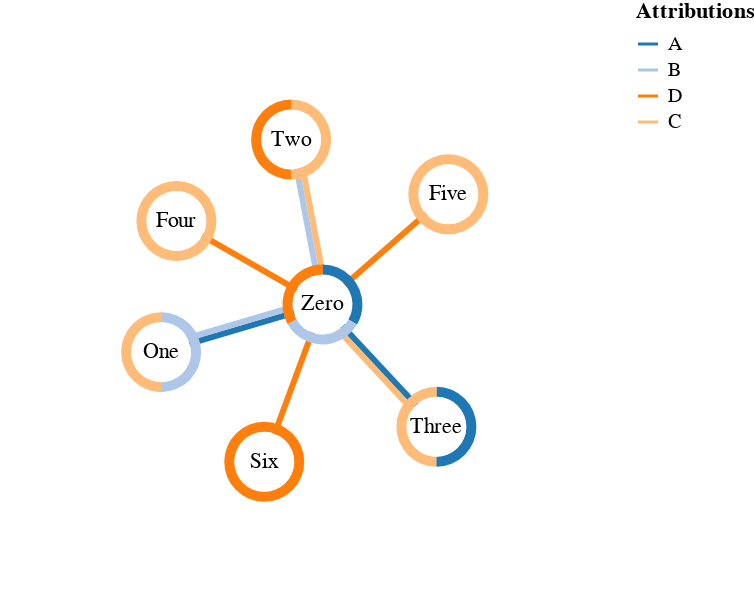
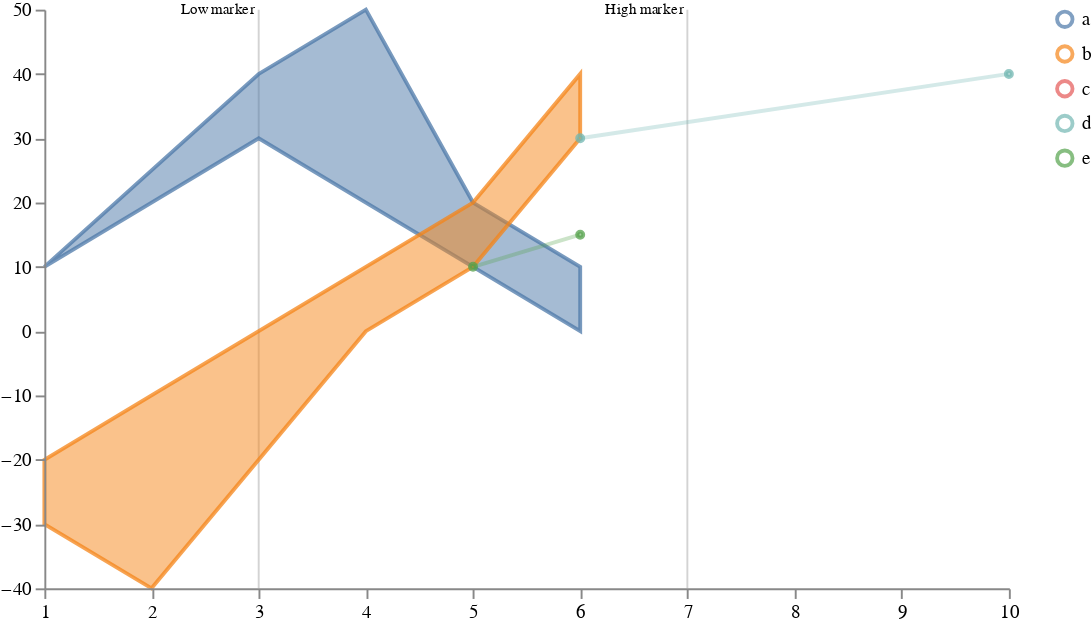

Notebook cell for these charts, in order:
### Code cell
import glob
import pyciemss
import pathlib
from pyciemss.visuals import plots
from pyciemss.visuals import vega
import os
for vg_schema_file in os.listdir('../../src/pyciemss/visuals/schemas/'):
    if vg_schema_file.endswith('.vg.json'):
        schema = vega.load_schema(vg_schema_file)
        plots.ipy_display(schema, format="interactive")

### Figure 1 — Vega specification as saved in the notebook (floating-point values rounded to 4 significant figures)
{"$schema": "https://vega.github.io/schema/vega/v5.json", "data": [{"name": "node-data", "values": [{"attribution": ["A", "B", "D"], "id": 0, "label": "Zero"}, {"attribution": ["B", "C"], "id": 1, "label": "One"}, {"attribution": ["C", "D"], "id": 2, "label": "Two"}, {"attribution": ["A", "C"], "id": 3, "label": "Three"}, {"attribution": ["C"], "id": 4, "label": "Four"}, {"attribution": ["C"], "id": 5, "label": "Five"}, {"attribution": ["D"], "id": 6, "label": "Six"}]}, {"name": "link-data", "values": [{"attribution": ["A", "B"], "id": 1, "source": 0, "target": 1}, {"attribution": ["B", "C"], "id": 2, "source": 0, "target": 2}, {"attribution": ["A", "C"], "id": 3, "source": 0, "target": 3}, {"attribution": ["D"], "id": 4, "source": 0, "target": 4}, {"attribution": ["D"], "id": 5, "source": 0, "target": 5}, {"attribution": ["D"], "id": 6, "source": 0, "target": 6}]}, {"name": "node-attributions", "source": "node-data", "transform": [{"fields": ["attribution"], "type": "flatten"}, {"as": "weight", "expr": "1", "type": "formula"}]}, {"name": "link-attributions", "source": "link-data", "transform": [{"fields": ["attribution"], "index": "_idx", "type": "flatten"}]}], "description": "A node-link diagram with force-directed and attributions as arc-segments, multilines.", "height": 300, "legends": [{"stroke": "color", "symbolType": "stroke", "title": "Attributions"}], "marks": [{"encode": {"enter": {"fill": {"value": "white"}, "size": {"signal": "2 * (innerRadius+bandWidth+1) * (innerRadius+bandWidth+1)"}}, "update": {"cursor": {"value": "pointer"}}}, "from": {"data": "node-data"}, "name": "nodes", "on": [{"modify": "node", "trigger": "fix", "values": "fix === true ? {fx: node.x, fy: node.y} : {fx: fix[0], fy: fix[1]}"}, {"modify": "node", "trigger": "!fix", "values": "{fx: null, fy: null}"}], "transform": [{"forces": [{"force": "center", "x": {"signal": "cx"}, "y": {"signal": "cy"}}, {"force": "collide", "radius": {"signal": "innerRadius+bandWidth"}}, {"force": "nbody", "strength": {"signal": "nodeCharge"}}, {"distance": {"signal": "linkDistance"}, "force": "link", "links": "link-data"}], "iterations": 300, "restart": {"signal": "restart"}, "signal": "force", "static": {"signal": "static"}, "type": "force"}], "type": "symbol", "zindex": 1}, {"data": [{"name": "linky-data", "source": "link-facets", "transform": [{"fields": ["attribution"], "index": "_idx", "type": "flatten"}, {"as": "weight", "expr": "1", "type": "formula"}, {"as": "slot", "expr": "if(datum._idx%2==0, datum._idx/2, -(datum._idx+1)/2)", "type": "formula"}, {"as": "idx", "expr": "datum.source.x-datum.target.x", "type": "formula"}, {"as": "idy", "expr": "datum.source.y-datum.target.y", "type": "formula"}, {"as": "length", "expr": "sqrt(pow(datum.idx, 2) + pow(datum.idy, 2))", "type": "formula"}, {"as": "Ax", "expr": "-datum.idy/datum.length", "type": "formula"}, {"as": "Ay", "expr": "datum.idx/datum.length", "type": "formula"}, {"as": "nx", "expr": "datum.source.x + datum.slot * lineWidth * datum.Ax", "type": "formula"}, {"as": "nx2", "expr": "datum.target.x + datum.slot * lineWidth * datum.Ax", "type": "formula"}, {"as": "ny", "expr": "datum.source.y + datum.slot * lineWidth * datum.Ay", "type": "formula"}, {"as": "ny2", "expr": "datum.target.y + datum.slot * lineWidth * datum.Ay", "type": "formula"}]}], "from": {"facet": {"data": "link-data", "groupby": "id", "name": "link-facets"}}, "marks": [{"encode": {"enter": {"stroke": {"field": "attribution", "scale": "color"}, "strokeWidth": {"signal": "lineWidth"}}, "update": {"x": {"field": "nx"}, "x2": {"field": "nx2"}, "y": {"field": "ny"}, "y2": {"field": "ny2"}}}, "from": {"data": "linky-data"}, "name": "lines", "type": "rule"}], "name": "links", "type": "group", "zindex": 0}, {"data": [{"name": "attribution-arcs", "source": "node-facets", "transform": [{"endAngle": 6.29, "field": "weight", "sort": true, "startAngle": 0, "type": "pie"}, {"fields": ["id"], "from": "nodes", "key": "datum.id", "type": "lookup", "values": ["x", "y"]}]}], "from": {"facet": {"data": "node-attributions", "groupby": "id", "name": "node-facets"}}, "marks": [{"encode": {"enter": {"endAngle": {"field": "endAngle"}, "fill": {"field": "attribution", "scale": "color"}, "innerRadius": {"signal": "innerRadius"}, "outerRadius": {"signal": "innerRadius+bandWidth"}, "startAngle": {"field": "startAngle"}}, "update": {"x": {"field": "x"}, "y": {"field": "y"}}}, "from": {"data": "attribution-arcs"}, "type": "arc"}], "name": "nodeHalos", "type": "group"}, {"encode": {"enter": {"align": {"value": "center"}, "baseline": {"value": "middle"}, "fill": {"value": "black"}, "text": {"field": "datum.label"}}, "update": {"x": {"field": "x"}, "y": {"field": "y"}}}, "from": {"data": "nodes"}, "interactive": false, "name": "labels", "type": "text", "zindex": 2}], "padding": 0, "scales": [{"domain": {"fields": [{"data": "node-attributions", "field": "attribution"}, {"data": "link-attributions", "field": "attribution"}]}, "name": "color", "range": {"scheme": "category20"}, "type": "ordinal"}], "signals": [{"name": "cx", "update": "width / 2"}, {"name": "cy", "update": "height / 2"}, {"name": "innerRadius", "value": 15}, {"name": "bandWidth", "value": 5}, {"name": "nodeCharge", "value": -80}, {"name": "linkDistance", "value": 80}, {"name": "lineWidth", "value": 3}, {"bind": {"input": "checkbox"}, "name": "static", "value": true}, {"description": "State variable for active node fix status.", "name": "fix", "on": [{"events": "symbol:mouseout[!event.buttons], window:mouseup", "update": "false"}, {"events": "symbol:mouseover", "update": "fix || true"}, {"events": "[symbol:mousedown, window:mouseup] > window:mousemove!", "force": true, "update": "xy()"}], "value": false}, {"description": "Graph node most recently interacted with.", "name": "node", "on": [{"events": "symbol:mouseover", "update": "fix === true ? item() : node"}], "value": null}, {"description": "Flag to restart Force simulation upon data changes.", "name": "restart", "on": [{"events": {"signal": "fix"}, "update": "fix && fix.length"}], "value": false}], "width": 300}

### Figure 2 — Vega specification as saved in the notebook (floating-point values rounded to 4 significant figures)
{"$schema": "https://vega.github.io/schema/vega/v5.json", "axes": [{"name": "x_axis", "orient": "bottom", "scale": "xscale", "zindex": 100}, {"name": "y_axis", "orient": "left", "scale": "yscale", "zindex": 100}], "data": [{"name": "distributions", "values": [{"lower": 10, "timepoint": 1, "trajectory": "a", "upper": 10}, {"lower": 25, "timepoint": 2, "trajectory": "a", "upper": 20}, {"lower": 40, "timepoint": 3, "trajectory": "a", "upper": 30}, {"lower": 50, "timepoint": 4, "trajectory": "a", "upper": 20}, {"lower": 20, "timepoint": 5, "trajectory": "a", "upper": 10}, {"lower": 10, "timepoint": 6, "trajectory": "a", "upper": 0}, {"lower": -20, "timepoint": 1, "trajectory": "b", "upper": -30}, {"lower": -10, "timepoint": 2, "trajectory": "b", "upper": -40}, {"lower": 0, "timepoint": 3, "trajectory": "b", "upper": -20}, {"lower": 10, "timepoint": 4, "trajectory": "b", "upper": 0}, {"lower": 20, "timepoint": 5, "trajectory": "b", "upper": 10}, {"lower": 40, "timepoint": 6, "trajectory": "b", "upper": 30}]}, {"name": "traces", "transform": [{"expr": "isValid(datum.value)", "type": "filter"}], "values": [{"timepoint": 6, "trajectory": "c", "value": 30}, {"timepoint": 6, "trajectory": "d", "value": 30}]}, {"name": "points", "values": [{"timepoint": 6, "trajectory": "d", "value": 30}, {"timepoint": 10, "trajectory": "d", "value": 40}, {"timepoint": 5, "trajectory": "e", "value": 10}, {"timepoint": 6, "trajectory": "e", "value": 15}]}, {"name": "markers", "values": [{"label": "Low marker", "timepoint": 3}, {"label": "High marker", "timepoint": 7}]}, {"name": "selected", "on": [{"remove": true, "trigger": "clear"}, {"remove": true, "trigger": "!shift"}, {"insert": "clicked", "trigger": "!shift && clicked"}, {"toggle": "clicked", "trigger": "shift && clicked"}]}, {"name": "selectedData", "on": [{"remove": true, "trigger": "clearData"}, {"toggle": "clickedData", "trigger": "clickedData"}]}], "height": 300, "legends": [{"encode": {"labels": {"interactive": true, "name": "legendLabel", "update": {"opacity": [{"test": "!length(data('selectedData')) || indata('selectedData', 'value', datum.value)", "value": 1}, {"value": 0.25}]}}, "symbols": {"interactive": true, "name": "legendSymbol", "update": {"fill": {"value": "transparent"}, "opacity": [{"test": "!length(data('selected')) || indata('selected', 'value', datum.value) || indata('selectedData', 'value', datum.value)", "value": 0.7}, {"value": 0.15}], "size": {"value": 64}, "strokeWidth": {"value": 2}}}}, "name": "color_legend", "stroke": "color"}], "marks": [{"from": {"facet": {"data": "points", "groupby": "trajectory", "name": "points_split"}}, "marks": [{"encode": {"hover": {"fillOpacity": {"value": 0.9}}, "update": {"fill": {"field": "trajectory", "scale": "color"}, "fillOpacity": [{"test": "!length(data('selected')) || indata('selected', 'value', datum.trajectory)", "value": 0.5}, {"value": 0.15}], "size": {"value": 10}, "stroke": {"field": "trajectory", "scale": "color"}, "strokeOpacity": [{"test": "!length(data('selected')) || indata('selected', 'value', datum.trajectory)", "value": 0.75}, {"value": 0.15}], "strokeWidth": {"value": 2}, "tooltip": {"field": "value"}, "x": {"field": "timepoint", "scale": "xscale"}, "y": {"field": "value", "scale": "yscale"}}}, "from": {"data": "points_split"}, "name": "_points_symbol", "type": "symbol", "zindex": 3}, {"encode": {"hover": {"fillOpacity": {"value": 0.9}}, "update": {"interpolate": {"value": "linear"}, "stroke": {"field": "trajectory", "scale": "color"}, "strokeOpacity": [{"test": "!length(data('selected')) || indata('selected', 'value', datum.trajectory)", "value": 0.3}, {"value": 0.1}], "strokeWidth": {"value": 2}, "x": {"field": "timepoint", "scale": "xscale"}, "y": {"field": "value", "scale": "yscale"}}}, "from": {"data": "points_split"}, "name": "_points_line", "type": "line", "zindex": 3}], "name": "_points", "type": "group", "zindex": 3}, {"from": {"facet": {"data": "traces", "groupby": "trajectory", "name": "traces_split"}}, "marks": [{"encode": {"hover": {"fillOpacity": {"value": 0.9}}, "update": {"interpolate": {"value": "linear"}, "stroke": {"field": "trajectory", "scale": "color"}, "strokeOpacity": [{"test": "!length(data('selected')) || indata('selected', 'value', datum.trajectory)", "value": 0.75}, {"value": 0.15}], "strokeWidth": {"value": 2}, "x": {"field": "timepoint", "scale": "xscale"}, "y": {"field": "value", "scale": "yscale"}}}, "from": {"data": "traces_split"}, "name": "_traces_lines", "type": "line"}], "name": "_traces", "type": "group", "zindex": 2}, {"from": {"facet": {"data": "distributions", "groupby": "trajectory", "name": "trajectory_split"}}, "marks": [{"encode": {"hover": {"fillOpacity": {"value": 0.9}}, "update": {"fill": {"field": "trajectory", "scale": "color"}, "fillOpacity": [{"test": "!length(data('selected')) || indata('selected', 'value', datum.trajectory)", "value": 0.5}, {"value": 0.15}], "interpolate": {"value": "linear"}, "stroke": {"field": "trajectory", "scale": "color"}, "strokeOpacity": [{"test": "!length(data('selected')) || indata('selected', 'value', datum.trajectory)", "value": 0.75}, {"value": 0.15}], "strokeWidth": {"value": 2}, "x": {"field": "timepoint", "scale": "xscale"}, "y": {"field": "upper", "scale": "yscale"}, "y2": {"field": "lower", "scale": "yscale"}}}, "from": {"data": "trajectory_split"}, "interactive": true, "name": "area", "type": "area"}], "name": "_distributions", "type": "group", "zindex": 1}, {"marks": [{"encode": {"enter": {"stroke": {"value": "lightgray"}}, "update": {"opacity": {"value": 1}, "x": {"field": "timepoint", "scale": "xscale"}, "y": {"signal": "height"}, "y2": {"value": 0}}}, "from": {"data": "markers"}, "name": "_marker text", "type": "rule"}, {"encode": {"enter": {"fontSize": {"value": 8}, "text": {"field": "datum.label"}, "y": {"value": 0}}}, "from": {"data": "_marker text"}, "name": "_marker flags", "transform": [{"as": ["x", "_y", "opacity", "align", "baseline"], "lineAnchor": "start", "offset": [1], "size": {"signal": "[width, height]"}, "type": "label"}], "type": "text"}], "name": "_markers", "type": "group"}], "scales": [{"domain": {"fields": [{"data": "distributions", "field": "timepoint"}, {"data": "traces", "field": "timepoint"}, {"data": "points", "field": "timepoint"}, {"data": "markers", "field": "timepoint"}]}, "name": "xscale", "range": "width", "type": "linear", "zero": false}, {"domain": {"fields": [{"data": "distributions", "field": "lower"}, {"data": "distributions", "field": "upper"}, {"data": "traces", "field": "value"}, {"data": "points", "field": "value"}]}, "name": "yscale", "nice": true, "range": "height", "type": "linear", "zero": true}, {"domain": {"fields": [{"data": "distributions", "field": "trajectory"}, {"data": "traces", "field": "trajectory"}, {"data": "points", "field": "trajectory"}]}, "name": "color", "range": "category", "type": "ordinal"}], "signals": [{"name": "clear", "on": [{"events": "mouseup[!event.item]", "force": true, "update": "true"}], "value": true}, {"name": "shift", "on": [{"events": "@legendSymbol:click, @legendLabel:click", "force": true, "update": "event.shiftKey"}], "value": false}, {"name": "clicked", "on": [{"events": "@legendSymbol:click, @legendLabel:click", "force": true, "update": "{value: datum.value}"}], "value": null}, {"name": "clearData", "on": [{"events": "mouseup[!event.item]", "force": true, "update": "true"}], "value": true}, {"name": "clickedData", "on": [{"events": "@area:click", "force": true, "update": "{value: datum.trajectory}"}], "value": null}], "width": 500}
